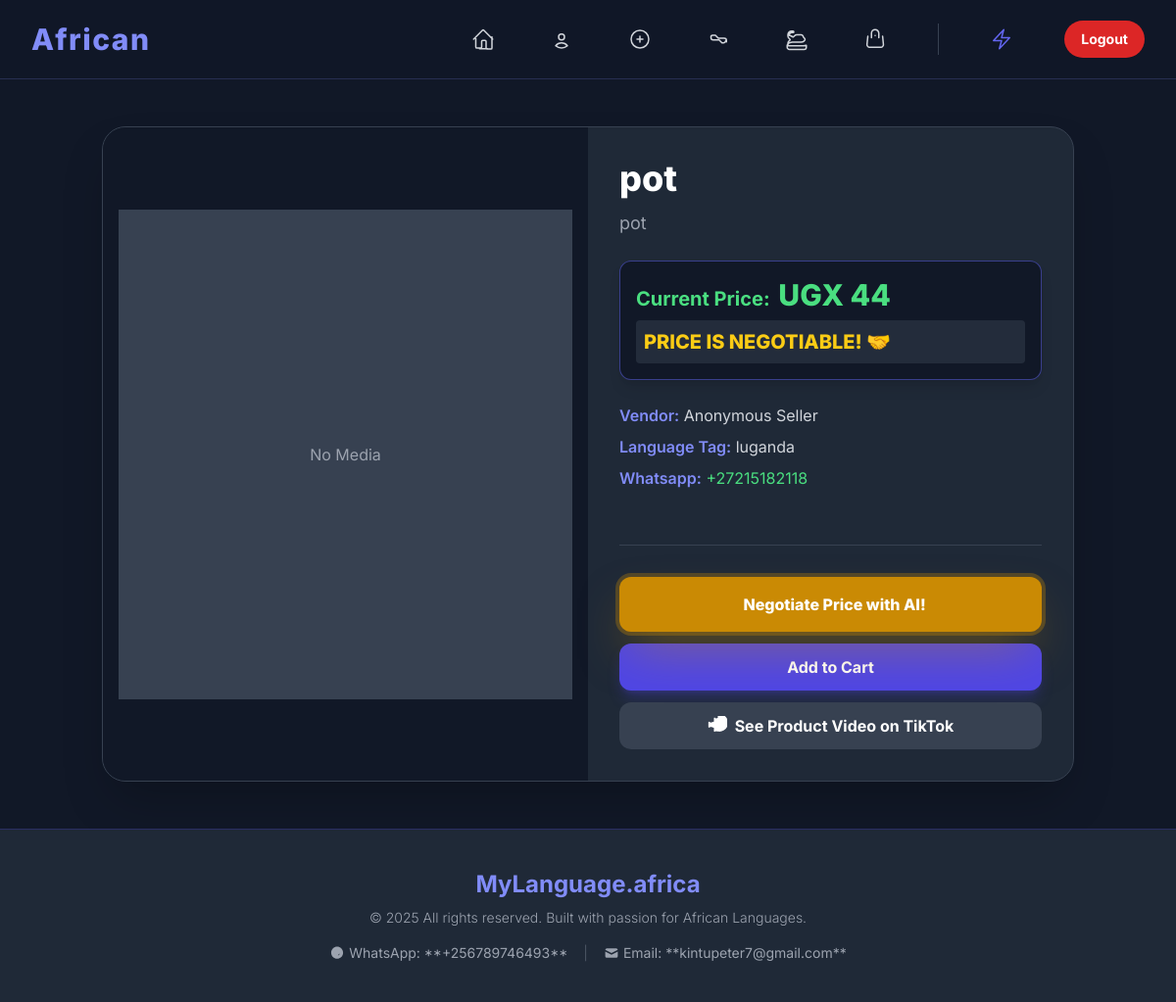
The app's page /eshop/product/cassava/ (signed in) with its own data.
### eshop/models.py (models this page shows, shortened)
class Product(models.Model):
    image = CloudinaryField('image', blank=True, null=True)
    video = CloudinaryField('video', resource_type='video', blank=True, null=True) # NEW: Added video field
    negotiated_price = models.DecimalField(max_digits=10, decimal_places=2, null=True, blank=True)
    slug = models.SlugField(max_length=100, unique=True, blank=True)
    name = models.CharField(max_length=200)
    description = models.TextField()
    price = models.DecimalField(max_digits=10, decimal_places=2, null=True, blank=True)
    is_negotiable = models.BooleanField(default=False)
    vendor_name = models.CharField(max_length=100, default='Anonymous Seller')
    whatsapp_number = models.CharField(max_length=20)
    tiktok_url = models.URLField(max_length=200, null=True, blank=True)
    language_tag = models.CharField(max_length=50) # e.g., 'Luganda', 'Acholi'
    class Meta:
        ordering = ['name']

### eshop/views.py (the view)
# urls.py: path('product/<slug:slug>/', views.product_detail, name='product_detail'),
@login_required
def product_detail(request, slug):
    product = get_object_or_404(Product, slug=slug)
    cart = get_user_cart(request)
    cart_total = cart.cart_total if cart and cart.items.exists() else 0
    return render(request, 'eshop/product_detail.html', {
        'product': product,
        'cart': cart,
        'cart_total': cart_total,
    })

### eshop/views.py (called while the page is built)
@login_required
def get_user_cart(request):
    session_key = request.session.session_key
    if not session_key:
        request.session.create()
        session_key = request.session.session_key
    one_week_ago = timezone.now() - timedelta(days=7)
    Cart.objects.filter(updated_at__lt=one_week_ago, is_active=False).delete()
    cart, created = Cart.objects.get_or_create(
        session_key=session_key,
        defaults={'is_active': True}
    )
    return cart

### eshop/templates/eshop/product_detail.html (shortened to what this page needs)
{% extends "base.html" %}
{% load static %}
{% load cloudinary %}
{% load humanize %}
{% block content %}
<div class="container mx-auto px-4 py-12">
    <div class="bg-gray-800 rounded-3xl shadow-2xl overflow-hidden max-w-6xl mx-auto border border-gray-700">
        <div class="grid grid-cols-1 lg:grid-cols-2">
            <div class="lg:col-span-1 p-4 bg-gray-900 flex items-center justify-center">
                {% if product.video %}
                    <video class="w-full max-h-[500px] object-contain rounded-2xl shadow-xl" controls>
                        <source src="{{ product.video.url }}" type="video/mp4">
                        Your browser does not support the video tag.
                    </video>
                 {% elif product.image and product.image.public_id %}
                 {% cloudinary_url product.image.public_id width=700 height=700 crop='fit' as image_url %}
                 <img src="{{ image_url }}" alt="{{ product.name }}" class="w-full max-h-[500px] object-contain rounded-2xl shadow-xl">
                {% else %}
                    <div class="w-full h-[500px] bg-gray-700 flex items-center justify-center text-gray-400">No Media</div>
                {% endif %}
            </div>
            <div class="lg:col-span-1 p-8 flex flex-col justify-between">
                <div>
                    <h1 class="text-4xl font-extrabold text-white mb-3">{{ product.name }}</h1>
                    <p class="text-gray-400 text-lg mb-6">{{ product.description }}</p>
                    <div class="mb-6 space-y-2 p-4 bg-gray-900 rounded-xl shadow-lg border border-indigo-500/50">
                        <p class="text-xl font-bold text-green-400">
                            Current Price:
                            <span class="text-3xl font-extrabold text-green-400 ml-1">UGX {{ product.price|floatformat:0|intcomma }}</span>
                        </p>
                        {% if product.is_negotiable %}
                            <p class="text-xl font-extrabold text-yellow-400 animate-pulse bg-gray-700/50 p-2 rounded">
                                PRICE IS NEGOTIABLE! 🤝
                            </p>
                        {% endif %}
                    </div>
                    <div class="mb-6 space-y-2 text-gray-300">
                        <p><span class="font-semibold text-indigo-400">Vendor:</span> {{ product.vendor_name }}</p>
                        <p><span class="font-semibold text-indigo-400">Language Tag:</span> {{ product.language_tag }}</p>
                        <p><span class="font-semibold text-indigo-400">Whatsapp:</span> <a href="https://wa.me/{{ product.whatsapp_number }}" target="_blank" class="text-green-400 hover:underline">{{ product.whatsapp_number }}</a></p>
                    </div>
                </div>
                <div class="mt-8 lg:sticky lg:top-8 lg:pt-8 lg:border-t lg:border-gray-700">
                    {% if product.is_negotiable %}
                    <a href="{% url 'eshop:ai_negotiation' product.slug %}"
                       class="w-full text-center bg-yellow-600 hover:bg-yellow-700 text-white font-extrabold py-4 px-6 rounded-xl transition-colors duration-200 block mb-3 shadow-2xl shadow-yellow-600/50 transform hover:scale-[1.02] ring-4 ring-yellow-600/30">  Negotiate Price with AI!
                    </a>
                    {% endif %}
                    <a href="{% url 'eshop:add_to_cart' product.id %}"
                       class="w-full text-center bg-indigo-600 hover:bg-indigo-700 text-white font-bold py-3 rounded-xl transition-all duration-200 block shadow-lg shadow-indigo-600/30">
                        Add to Cart
                    </a>
                    {% if product.tiktok_url %}
                    <a href="{{ product.tiktok_url }}" target="_blank" rel="noopener noreferrer" class="w-full bg-gray-700 hover:bg-gray-600 text-white font-bold py-3 px-6 rounded-xl transition-colors duration-200 flex items-center justify-center mt-3">
                        See Product Video on TikTok
                    </a>
                    {% endif %}
                </div>
            </div>
        </div>
    </div>
</div>
{% endblock %}

### templates/base.html (style rules this page uses)
body { font-family: 'Inter', sans-serif; padding-bottom: 70px; }
@media (min-width: 768px) { body { padding-bottom: 0; } }

### records on screen
Product: name "pot", description "pot", price "44", vendor_name "Anonymous Seller", language_tag "luganda", whatsapp_number "+27215182118"
